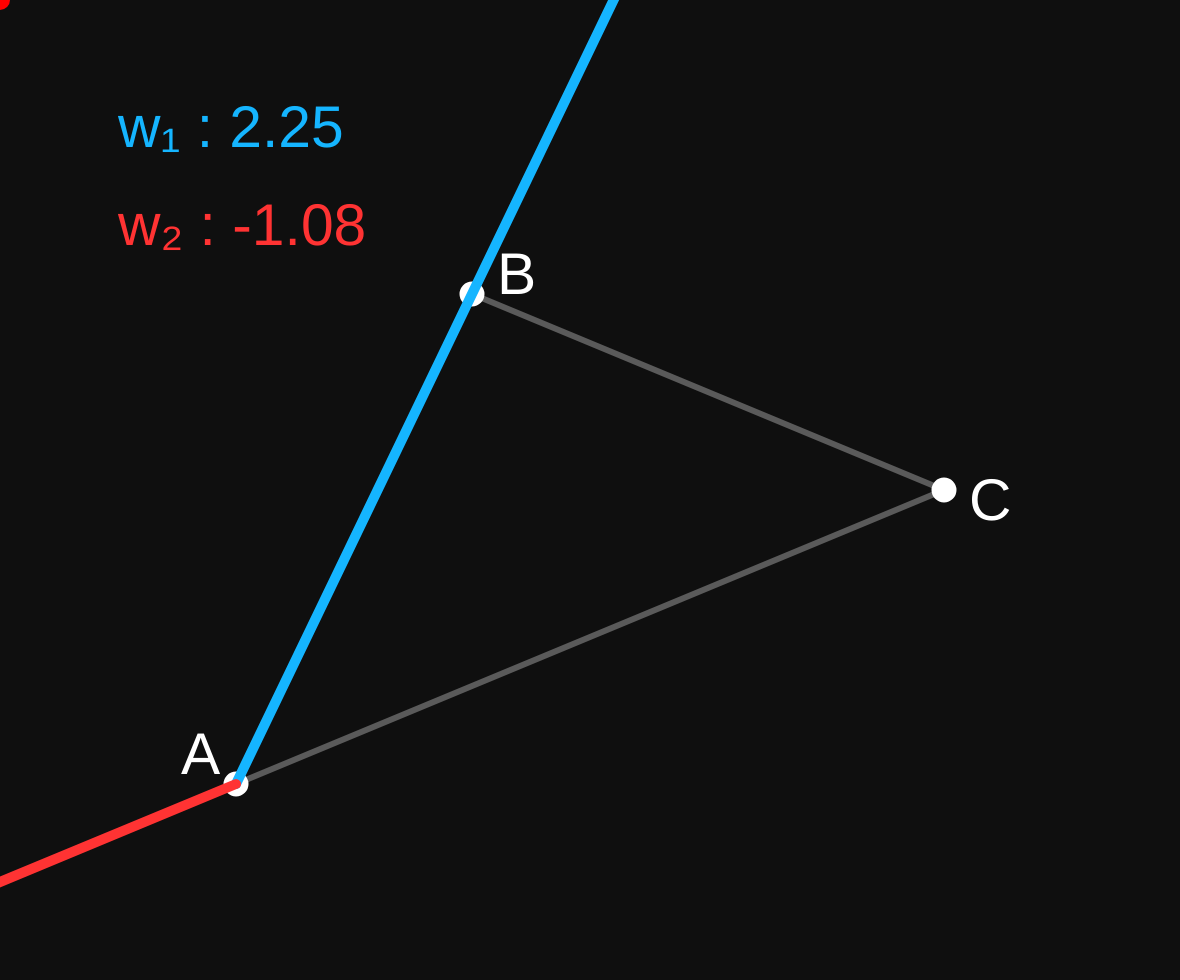
Frame 1 (no input)
Frame 60 (no input): identical to frame 1, image omitted
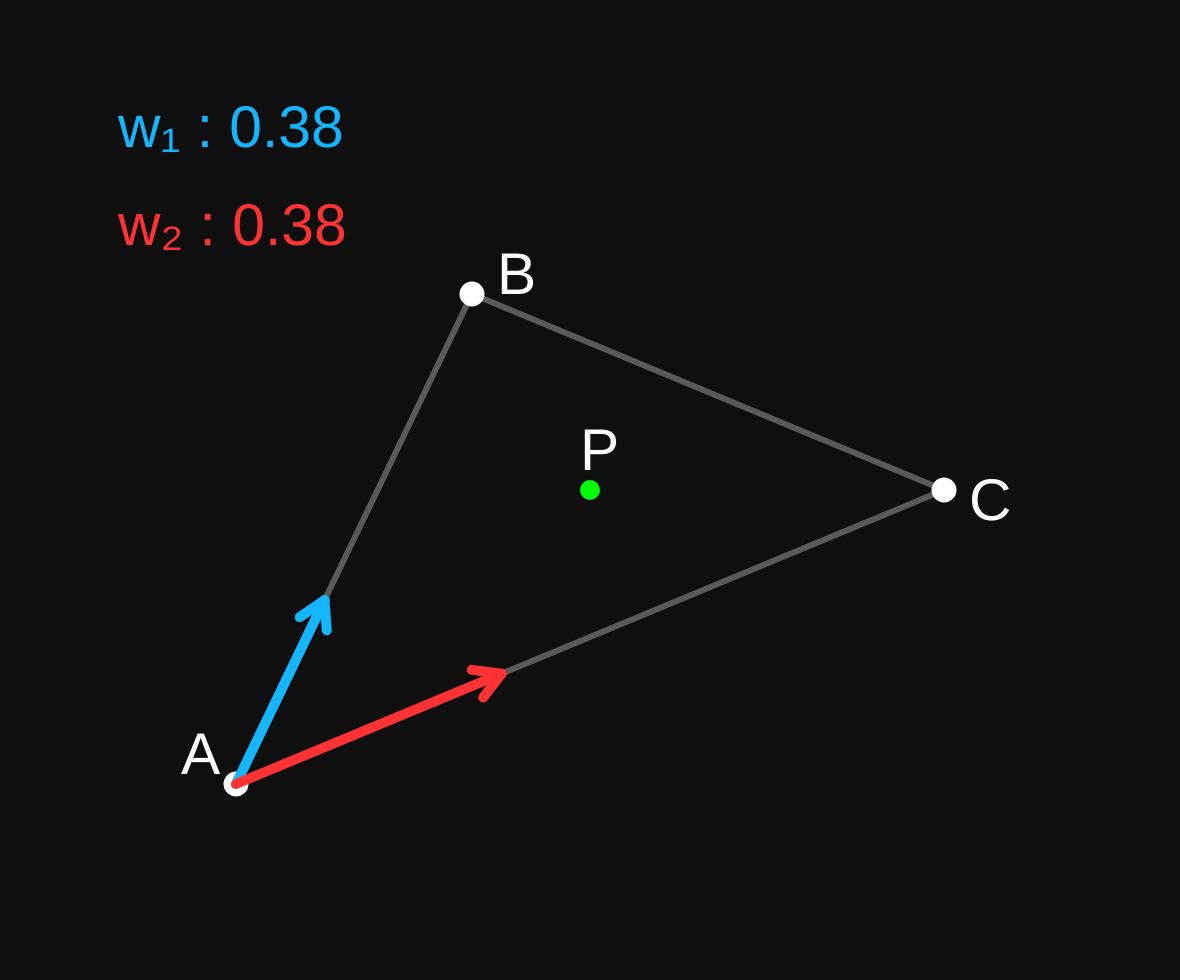
Frame 120 (the mouse pressed at the canvas centre since frame 60)

The p5.js sketch that drew these frames (run headless with seeded random() and noise() and a simulated clock; from frame 60 on, the mouse is pressed at the canvas centre):

// p5.js sketch
// ── sketch.js
var rad = 10;
var padding = 20;
var screenSize;

var A = vec(300,900);
var B = vec(700,300);
var C = vec(1000,750);//
var P = vec (400,500);
var weightsPos= vec(0,0);
var controlTriPoints = false;

function setup() {
  createCanvas(windowWidth-padding, windowHeight-padding);
  setTrianglePoints(windowWidth-padding, windowHeight-padding);
}

function draw() {//
    background(15.0);
    P = vec(mouseX,mouseY);

	stroke(90);//
	strokeWeight(rad*.6);
    line(A.x,A.y,B.x,B.y,rad);//
    line(A.x,A.y,C.x,C.y,rad);
    line(C.x,C.y,B.x,B.y,rad);
	
	stroke(255);
    strokeWeight(5);
    
	ellipse(A.x,A.y,rad*2,rad*2);
	ellipse(B.x,B.y,rad*2,rad*2);
	ellipse(C.x,C.y,rad*2,rad*2);
    
    noStroke();
    fill(255,0,0);
	if (inTri()){
		fill(0,255,0);
	}
    ellipse(P.x,P.y,rad*2,rad*2);
 
	// Draw weights
    var w1 = ((A.x-P.x) * (A.y-C.y) + (C.x-A.x) * (A.y-P.y)) / (-B.x*(A.y-C.y) - B.y*(C.x-A.x) - A.x*C.y + A.y*C.x);
    var w2 = (A.y + (B.y-A.y)*w1 -P.y)/(A.y-C.y);
    
    var ac = vec (C.x-A.x,C.y-A.y);
    var ab = vec(B.x-A.x,B.y-A.y);
	

    textSize(screenSize*.06);
	fill('#15b5ff');
	var dPlaces = 2;
	text("w₁ : " + Math.round(w1*Math.pow(10,dPlaces))/Math.pow(10,dPlaces), weightsPos.x,weightsPos.y)
	fill('#ff3333');
	text("w₂ : " + Math.round(w2*Math.pow(10,dPlaces))/Math.pow(10,dPlaces), weightsPos.x,weightsPos.y+screenSize*.1)

	
	// Draw points
	fill(255);
	textSize(screenSize*.06);
	text("A", A.x-55,A.y-10);
	text("B", B.x+25,B.y);
	text("C", C.x+25,C.y+30);
	text("P", P.x-10,P.y-20);

	
		// Draw arrows
	var arrowLen = 30;
	var arrowAng = 150 * Math.PI/180;
	stroke('#15b5ff');
	strokeWeight(rad);
	line(A.x,A.y,A.x+ab.x*w1,A.y+ab.y*w1);
	var arrowAngle = Math.atan2(ab.y,ab.x);
	var arrowDir = vec(Math.cos(arrowAngle + arrowAng), Math.sin(arrowAngle + arrowAng));
	var arrowDir2 = vec(Math.cos(arrowAngle - arrowAng), Math.sin(arrowAngle-arrowAng));
	line(A.x+ab.x*w1,A.y+ab.y*w1,A.x+ab.x*w1 + arrowDir.x * arrowLen,A.y+ab.y*w1+ arrowDir.y * arrowLen);
	line(A.x+ab.x*w1,A.y+ab.y*w1,A.x+ab.x*w1 + arrowDir2.x * arrowLen,A.y+ab.y*w1+ arrowDir2.y * arrowLen);//


	

	var arrowAngle = Math.atan2(ac.y,ac.x);
	var arrowDir = vec(Math.cos(arrowAngle + arrowAng), Math.sin(arrowAngle + arrowAng));
	var arrowDir2 = vec(Math.cos(arrowAngle - arrowAng), Math.sin(arrowAngle-arrowAng));
	
	var showVecFromHead = false;
	if (showVecFromHead) {
		stroke('#ff5555');
		line(A.x+ab.x*w1, A.y + ab.y*w1,P.x,P.y); // to P
		line(P.x,P.y,P.x + arrowDir.x * arrowLen,P.y + arrowDir.y * arrowLen);
		line(P.x,P.y,P.x+ arrowDir2.x * arrowLen,P.y+ arrowDir2.y * arrowLen);//
	}
	
	stroke('#ff3333');
	line(A.x,A.y,A.x+ac.x*w2,A.y+ac.y*w2);
	line(A.x+ac.x*w2,A.y+ac.y*w2,A.x+ac.x*w2 + arrowDir.x * arrowLen,A.y+ac.y*w2+ arrowDir.y * arrowLen);
	line(A.x+ac.x*w2,A.y+ac.y*w2,A.x+ac.x*w2 + arrowDir2.x * arrowLen,A.y+ac.y*w2+ arrowDir2.y * arrowLen);//
	
}

function inTri() {
    var v = ((A.x-P.x) * (A.y-C.y) + (C.x-A.x) * (A.y-P.y)) / (-B.x*(A.y-C.y) - B.y*(C.x-A.x) - A.x*C.y + A.y*C.x);
    var w = (A.y + (B.y-A.y)*v -P.y)/(A.y-C.y);
    return v>=0 && w >=0 && (v+w) <= 1;
}

function inTri2(A,B,C,D) {
    return sideLine(A,B,D) == sideLine(A,B,C) && sideLine(A,C,D) == sideLine(A,C,B) && sideLine(C,B,D) == sideLine(C,B,A);
}

function sideLine(A, B, C) {
    return Math.sign((C.x-A.x) * (-B.y+A.y) + (C.y-A.y) * (B.x-A.x));
}

function vec(a,b) {
    var c = {x:a,
             y:b,
            };
    
    return c;
}
    
function dirVec(a,b) {
    var mag = Math.pow(a*a+b*b,.5);
    
    var c = {x:a/mag,
             y:b/mag,
            };
    
    return c;
}

function setTrianglePoints(w, h) {
	A = vec(w*.2,h*.8);
	B = vec(w*.4,h*.3);
	C = vec(w*.8,h * .5);
	weightsPos = vec(w*.1,h*.15);
	screenSize = Math.min(w,h);
}

function windowResized() {
	resizeCanvas(windowWidth-padding, windowHeight-padding);
	setTrianglePoints(windowWidth-padding,windowHeight-padding);
}
